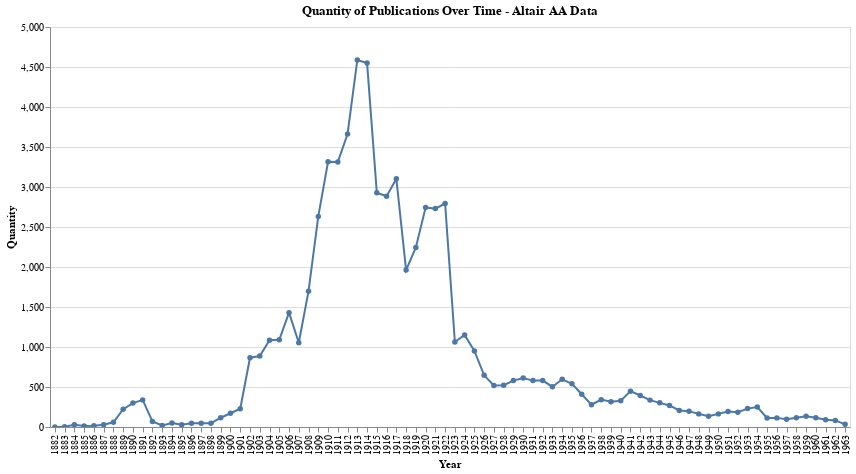

Notebook code for this chart:
### Code cell
import pandas as pd
import altair as alt

# Load the data
pl_data_df = pd.read_csv('../chroniclingamerica_csv/aa_data.csv')

# Ensure the 'Date' column is in datetime format
pl_data_df['Date'] = pd.to_datetime(pl_data_df['date'])

# Group by year and count the number of publications
pl_data_df['Year'] = pl_data_df['Date'].dt.year
publications_per_year = pl_data_df.groupby('Year').size().reset_index(name='Quantity')

# Create the Altair chart
chart = alt.Chart(publications_per_year).mark_line(point=True).encode(
    x='Year:O',
    y='Quantity:Q',
    tooltip=['Year', 'Quantity']
).properties(
    title='Quantity of Publications Over Time - Altair AA Data',
    width=800,
    height=400
).interactive()

chart

### Figure 1 — Vega-Lite specification as saved in the notebook (floating-point values rounded to 4 significant figures)
{"config": {"view": {"continuousWidth": 300, "continuousHeight": 300}}, "data": {"name": "data-ad91f69672306db0b4ab9dd1fa8c679c"}, "mark": {"type": "line", "point": true}, "encoding": {"tooltip": [{"field": "Year", "type": "quantitative"}, {"field": "Quantity", "type": "quantitative"}], "x": {"field": "Year", "type": "ordinal"}, "y": {"field": "Quantity", "type": "quantitative"}}, "height": 400, "params": [{"name": "param_27", "select": {"type": "interval", "encodings": ["x", "y"]}, "bind": "scales"}], "title": "Quantity of Publications Over Time - Altair AA Data", "width": 800, "$schema": "https://vega.github.io/schema/vega-lite/v5.8.0.json", "datasets": {"data-ad91f69672306db0b4ab9dd1fa8c679c": [{"Year": 1882, "Quantity": 1}, {"Year": 1883, "Quantity": 3}, {"Year": 1884, "Quantity": 29}, {"Year": 1885, "Quantity": 14}, {"Year": 1886, "Quantity": 16}, {"Year": 1887, "Quantity": 27}, {"Year": 1888, "Quantity": 59}, {"Year": 1889, "Quantity": 222}, {"Year": 1890, "Quantity": 299}, {"Year": 1891, "Quantity": 339}, {"Year": 1892, "Quantity": 70}, {"Year": 1893, "Quantity": 20}, {"Year": 1894, "Quantity": 50}, {"Year": 1895, "Quantity": 27}, {"Year": 1896, "Quantity": 46}, {"Year": 1897, "Quantity": 46}, {"Year": 1898, "Quantity": 47}, {"Year": 1899, "Quantity": 116}, {"Year": 1900, "Quantity": 172}, {"Year": 1901, "Quantity": 228}, {"Year": 1902, "Quantity": 866}, {"Year": 1903, "Quantity": 887}, {"Year": 1904, "Quantity": 1084}, {"Year": 1905, "Quantity": 1091}, {"Year": 1906, "Quantity": 1429}, {"Year": 1907, "Quantity": 1053}, {"Year": 1908, "Quantity": 1698}, {"Year": 1909, "Quantity": 2632}, {"Year": 1910, "Quantity": 3315}, {"Year": 1911, "Quantity": 3312}, {"Year": 1912, "Quantity": 3663}, {"Year": 1913, "Quantity": 4588}, {"Year": 1914, "Quantity": 4549}, {"Year": 1915, "Quantity": 2928}, {"Year": 1916, "Quantity": 2884}, {"Year": 1917, "Quantity": 3104}, {"Year": 1918, "Quantity": 1962}, {"Year": 1919, "Quantity": 2244}, {"Year": 1920, "Quantity": 2743}, {"Year": 1921, "Quantity": 2730}, {"Year": 1922, "Quantity": 2793}, {"Year": 1923, "Quantity": 1063}, {"Year": 1924, "Quantity": 1151}, {"Year": 1925, "Quantity": 951}, {"Year": 1926, "Quantity": 646}, {"Year": 1927, "Quantity": 519}, {"Year": 1928, "Quantity": 523}, {"Year": 1929, "Quantity": 580}, {"Year": 1930, "Quantity": 613}, {"Year": 1931, "Quantity": 580}, {"Year": 1932, "Quantity": 580}, {"Year": 1933, "Quantity": 504}, {"Year": 1934, "Quantity": 596}, {"Year": 1935, "Quantity": 540}, {"Year": 1936, "Quantity": 410}, {"Year": 1937, "Quantity": 278}, {"Year": 1938, "Quantity": 342}, {"Year": 1939, "Quantity": 317}, {"Year": 1940, "Quantity": 328}, {"Year": 1941, "Quantity": 448}, {"Year": 1942, "Quantity": 394}, {"Year": 1943, "Quantity": 336}, {"Year": 1944, "Quantity": 302}, {"Year": 1945, "Quantity": 269}, {"Year": 1946, "Quantity": 207}, {"Year": 1947, "Quantity": 197}, {"Year": 1948, "Quantity": 164}, {"Year": 1949, "Quantity": 135}, {"Year": 1950, "Quantity": 164}, {"Year": 1951, "Quantity": 194}, {"Year": 1952, "Quantity": 185}, {"Year": 1953, "Quantity": 230}, {"Year": 1954, "Quantity": 250}, {"Year": 1955, "Quantity": 113}, {"Year": 1956, "Quantity": 114}, {"Year": 1957, "Quantity": 98}, {"Year": 1958, "Quantity": 116}, {"Year": 1959, "Quantity": 134}, {"Year": 1960, "Quantity": 116}, {"Year": 1961, "Quantity": 92}, {"Year": 1962, "Quantity": 82}, {"Year": 1963, "Quantity": 33}]}}
